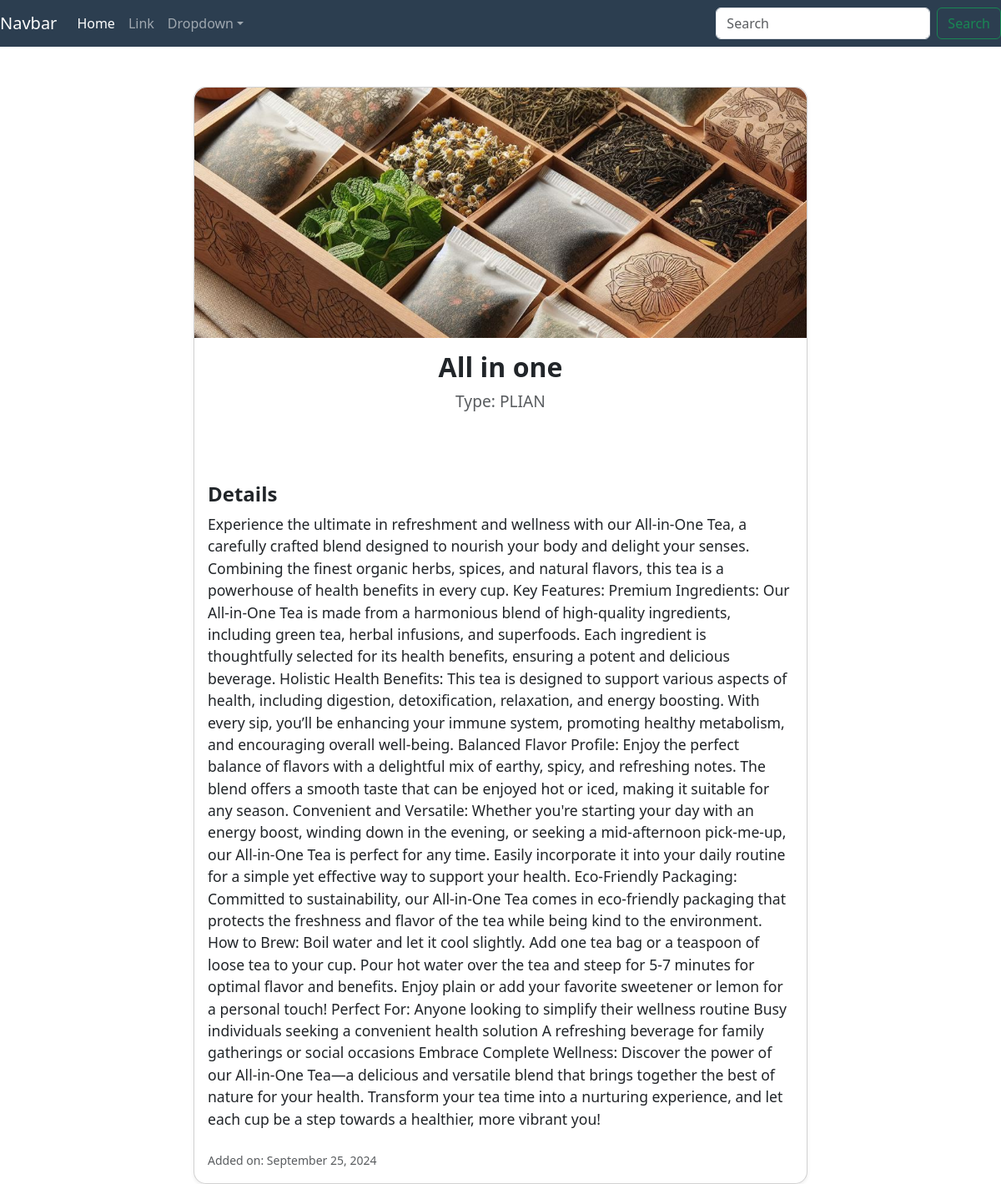
/chai/home/chai/5/, run on the app's committed database.
### chai/models.py (models this page shows, shortened)
class ChaiVariety(models.Model):
    CHAI_TYPE_CHOICE = [
        ('ML','MASALA'),
        ('GR','GINGER'),
        ('KL','KIWI'),
        ('PL','PLIAN'),
        ('EL','ELACHI'),
    ]
    name = models.CharField( max_length=100)
    image = models.ImageField( upload_to='images/')
    date_added = models.DateTimeField(default=timezone.now)
    type = models.CharField(max_length=2, choices=CHAI_TYPE_CHOICE)
    description = models.TextField(default='')
    price = models.CharField(default='0', max_length=20)
    discount = models.IntegerField(default=0, max_length=3)

### chai/views.py (the view)
# urls.py: path('home/chai/<int:chai_id>/',views.chai_detail,name='chai_detail'),
def chai_detail(req,chai_id):
    chai = get_object_or_404(ChaiVariety,pk=chai_id)
    return render(req,'chai/chai_detail.html',{'chai':chai})

### templates/chai/chai_detail.html (shortened to what this page needs)
{% extends "layout.html" %}
{% block content %}
<div class="container mt-5">
    <div class="row justify-content-center">
        <div class="col-md-8">
            <div class="card shadow-sm" style="border-radius: 15px;">
                <img src="{{ chai.image.url }}" class="card-img-top" alt="{{ chai.name }}" style="height: 300px; object-fit: cover; border-top-left-radius: 15px; border-top-right-radius: 15px;">
                <div class="card-body">
                    <h2 class="card-title text-center" style="font-size: 2rem; font-weight: bold;">{{ chai.name }}</h2>
                    <p class="text-muted text-center" style="font-size: 1.2rem;">Type: {{ chai.get_type_display }}</p>
                    <div class="d-flex justify-content-around my-4">
                        <div>
                            <span class="badge badge-success" style="font-size: 1.25rem;">Price: {{ chai.price }} PKR</span>
                        </div>
                        {% if chai.discount > 0 %}
                        <div>
                            <span class="badge badge-danger" style="font-size: 1.25rem;">Discount: {{ chai.discount }}%</span>
                        </div>
                        {% endif %}
                    </div>
                    <div class="mt-4">
                        <h4 style="font-weight: bold;">Details</h4>
                        <p style="font-size: 1.1rem;">{{ chai.description }}</p>
                    </div>
                    <div class="text-right mt-4">
                        <small class="text-muted">Added on: {{ chai.date_added|date:"F d, Y" }}</small>
                    </div>
                </div>
            </div>
        </div>
    </div>
</div>
{% endblock content %}

### data on the page
ChaiVariety: image (picture), name "All in one", type "PLIAN", description "Experience the ultimate in refreshment and wellness with our All-in-One Tea, a carefully crafted blend designed to nourish your body and delight your senses. Combining the finest organic herbs, spices, and natural flavors, this tea is a powerhouse of health benefits in every cup. Key Features: Premium Ingredients: Our All-in-One Tea is made from a harmonious blend of high-quality ingredients, including green tea, herbal infusions, and superfoods. Each ingredient is thoughtfully selected for its health benefits, ensuring a potent and delicious beverage. Holistic Health Benefits: This tea is designed to support various aspects of health, including digestion, detoxification, relaxation, and…", date_added "September 25, 2024"
